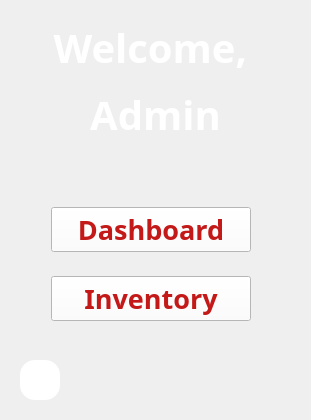
         <widget class="QWidget" name="Sidebar" native="true">
          <property name="maximumSize">
           <size>
            <width>300</width>
            <height>16777215</height>
           </size>
          </property>
          <property name="styleSheet">
           <string notr="true">QWidget#Sidebar{
	background-color: rgb(195, 25, 25);
	border:2px;
	border-top-right-radius: 20px;
	border-bottom-right-radius: 20px;
}
</string>
          </property>
          <layout class="QVBoxLayout" name="verticalLayout_6" stretch="0,0,0,0">
           <item>
            <widget class="QFrame" name="WelcomeAdmin_Frame">
             <property name="frameShape">
              <enum>QFrame::NoFrame</enum>
             </property>
             <property name="frameShadow">
              <enum>QFrame::Raised</enum>
             </property>
             <property name="lineWidth">
              <number>0</number>
             </property>
             <layout class="QFormLayout" name="formLayout_5">
              <item row="0" column="0" colspan="2">
               <widget class="QLabel" name="WelcomeAdmin_Text">
                <property name="font">
                 <font>
                  <family>Nunito ExtraBold</family>
                  <pointsize>30</pointsize>
                  <weight>75</weight>
                  <bold>true</bold>
                 </font>
                </property>
                <property name="styleSheet">
                 <string notr="true">#WelcomeAdmin_Text {
	color: rgb(255, 255, 255);
}</string>
                </property>
                <property name="text">
                 <string>&lt;html&gt;&lt;head/&gt;&lt;body&gt;&lt;p align=&quot;center&quot;&gt;	Welcome, &lt;/p&gt;&lt;p align=&quot;center&quot;&gt;Admin&lt;/p&gt;&lt;/body&gt;&lt;/html&gt;</string>
                </property>
               </widget>
              </item>
             </layout>
            </widget>
           </item>
           <item>
            <widget class="QFrame" name="sidebar_buttons">
             <property name="font">
              <font>
               <pointsize>8</pointsize>
              </font>
             </property>
             <property name="layoutDirection">
              <enum>Qt::RightToLeft</enum>
             </property>
             <property name="frameShape">
              <enum>QFrame::NoFrame</enum>
             </property>
             <property name="frameShadow">
              <enum>QFrame::Raised</enum>
             </property>
             <layout class="QGridLayout" name="gridLayout_5">
              <property name="leftMargin">
               <number>40</number>
              </property>
              <property name="topMargin">
               <number>50</number>
              </property>
              <property name="rightMargin">
               <number>49</number>
              </property>
              <property name="bottomMargin">
               <number>10</number>
              </property>
              <property name="horizontalSpacing">
               <number>10</number>
              </property>
              <property name="verticalSpacing">
               <number>24</number>
              </property>
              <item row="0" column="0" alignment="Qt::AlignLeft">
               <widget class="QPushButton" name="borrow_button_sidebar">
                <property name="sizePolicy">
                 <sizepolicy hsizetype="Minimum" vsizetype="Fixed">
                  <horstretch>0</horstretch>
                  <verstretch>0</verstretch>
                 </sizepolicy>
                </property>
                <property name="minimumSize">
                 <size>
                  <width>200</width>
                  <height>0</height>
                 </size>
                </property>
                <property name="maximumSize">
                 <size>
                  <width>500</width>
                  <height>50</height>
                 </size>
                </property>
                <property name="font">
                 <font>
                  <family>Nunito ExtraBold</family>
                  <pointsize>20</pointsize>
                  <weight>75</weight>
                  <bold>true</bold>
                 </font>
                </property>
                <property name="tabletTracking">
                 <bool>false</bool>
                </property>
                <property name="acceptDrops">
                 <bool>false</bool>
                </property>
                <property name="layoutDirection">
                 <enum>Qt::RightToLeft</enum>
                </property>
                <property name="styleSheet">
                 <string notr="true">#borrow_button_sidebar {
	color: rgb(195, 25, 25);
	border - radius: 20px;
	background-color: rgb(255, 255, 255);
}</string>
                </property>
                <property name="text">
                 <string>Dashboard</string>
                </property>
                <property name="icon">
                 <iconset>
                  <normaloff>../compressed/box.svg</normaloff>../compressed/box.svg</iconset>
                </property>
                <property name="iconSize">
                 <size>
                  <width>30</width>
                  <height>30</height>
                 </size>
                </property>
                <property name="flat">
                 <bool>false</bool>
                </property>
               </widget>
              </item>
              <item row="1" column="0" alignment="Qt::AlignLeft">
               <widget class="QPushButton" name="inventory_button_sidebar">
                <property name="minimumSize">
                 <size>
                  <width>200</width>
                  <height>0</height>
                 </size>
                </property>
                <property name="maximumSize">
                 <size>
                  <width>500</width>
                  <height>50</height>
                 </size>
                </property>
                <property name="font">
                 <font>
                  <family>Nunito ExtraBold</family>
                  <pointsize>20</pointsize>
                  <weight>75</weight>
                  <bold>true</bold>
                 </font>
                </property>
                <property name="styleSheet">
                 <string notr="true">#inventory_button_sidebar{
	
	background-color: rgb(255, 255, 255);
	color: rgb(195, 25, 25);
}</string>
                </property>
                <property name="text">
                 <string>Inventory</string>
                </property>
                <property name="icon">
                 <iconset>
                  <normaloff>../compressed/box.svg</normaloff>../compressed/box.svg</iconset>
                </property>
                <property name="iconSize">
                 <size>
                  <width>30</width>
                  <height>30</height>
                 </size>
                </property>
                <property name="flat">
                 <bool>false</bool>
                </property>
               </widget>
              </item>
             </layout>
            </widget>
           </item>
           <item>
            <spacer name="verticalSpacer">
             <property name="orientation">
              <enum>Qt::Vertical</enum>
             </property>
             <property name="sizeHint" stdset="0">
              <size>
               <width>20</width>
               <height>14</height>
              </size>
             </property>
            </spacer>
           </item>
           <item>
            <widget class="QFrame" name="frame_5">
             <property name="frameShape">
              <enum>QFrame::NoFrame</enum>
             </property>
             <property name="frameShadow">
              <enum>QFrame::Raised</enum>
             </property>
             <layout class="QHBoxLayout" name="horizontalLayout_3">
              <item>
               <widget class="QToolButton" name="admin_icon_sidebar">
                <property name="maximumSize">
                 <size>
                  <width>40</width>
                  <height>40</height>
                 </size>
                </property>
                <property name="styleSheet">
                 <string notr="true">#admin_icon_sidebar{
	border:2px;
	border-radius: 15px;
	background-color: rgb(255, 255, 255);
}</string>
                </property>
                <property name="text">
                 <string/>
                </property>
                <property name="icon">
                 <iconset>
                  <normaloff>../compressed/user.svg</normaloff>../compressed/user.svg</iconset>
                </property>
                <property name="iconSize">
                 <size>
                  <width>40</width>
                  <height>40</height>
                 </size>
                </property>
               </widget>
              </item>
              <item>
               <spacer name="horizontalSpacer">
                <property name="orientation">
                 <enum>Qt::Horizontal</enum>
                </property>
                <property name="sizeHint" stdset="0">
                 <size>
                  <width>40</width>
                  <height>20</height>
                 </size>
                </property>
               </spacer>
              </item>
             </layout>
            </widget>
           </item>
          </layout>
          <zorder>WelcomeAdmin_Frame</zorder>
          <zorder>frame_5</zorder>
          <zorder>sidebar_buttons</zorder>
         </widget>
